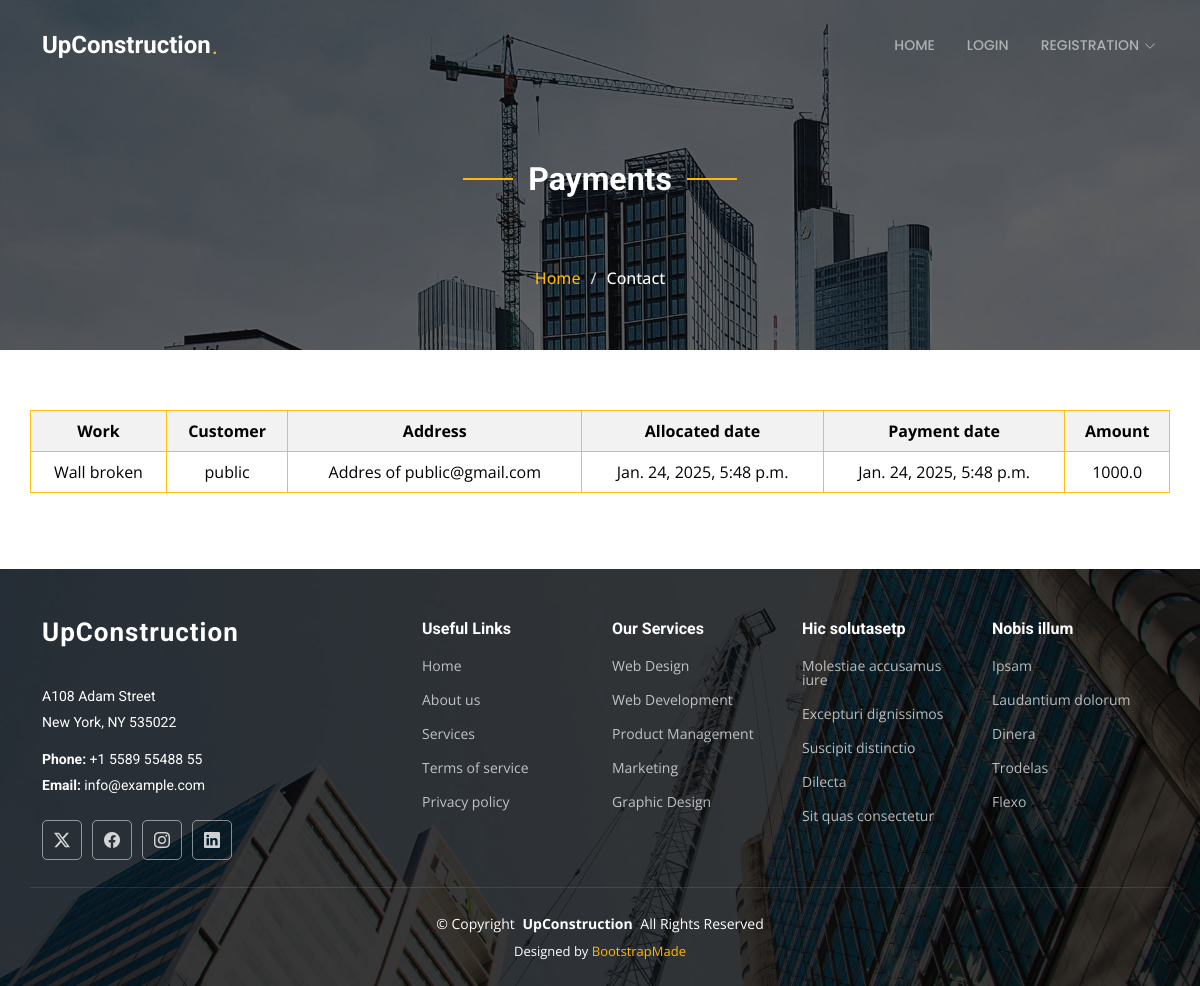
The app's page /worker_vw_payments (signed in) with its own data.
### buidingFaciliSysApp/models.py (models this page shows, shortened)
class payment_of_worker(models.Model):
    worker_allocation = models.ForeignKey(Worker_allocation, on_delete=models.CASCADE)
    payment_date = models.DateTimeField(auto_now=True)
    amount = models.FloatField()

class Worker_allocation(models.Model):
    worker = models.ForeignKey(Worker, on_delete=models.CASCADE)
    customer_request = models.ForeignKey(Customer_request, on_delete=models.CASCADE)
    allocation_date = models.DateTimeField(auto_now=True)
    allocation_status = models.BooleanField(default=False)
    work_status = models.BooleanField(default=False)
    payment_status = models.BooleanField(default=False)

class Customer_request(models.Model):
    user = models.ForeignKey(Customer, on_delete=models.CASCADE)
    contractor = models.ForeignKey(Contractor, on_delete=models.CASCADE)
    request = models.TextField()
    request_date = models.DateTimeField(auto_now=True)
    request_status = models.BooleanField(default=False)
    amount = models.FloatField(null=True)
    payment_status = models.BooleanField(default=False)

class Customer(models.Model):
    user = models.OneToOneField(CustomUser, on_delete=models.CASCADE, primary_key=True)
    name = models.CharField(max_length=100)
    email = models.EmailField(max_length=100)
    phone = models.CharField(max_length=15)
    address = models.TextField()
    city = models.CharField(max_length=50)
    state = models.CharField(max_length=50)
    zip = models.CharField(max_length=10)
    update_cou = models.IntegerField(default=0)
    last_update = models.DateTimeField(auto_now=True)
    password = models.CharField(max_length=100)

### buidingFaciliSysApp/views.py (the view)
# urls.py: path('worker_vw_payments', views.worker_vw_payments, name='worker_vw_payments'),
def worker_vw_payments(request):
    user_id = request.session.get('_auth_user_id')
    worker = Worker.objects.get(user=user_id)
    payments = payment_of_worker.objects.filter(worker_allocation__worker=worker)
    return render(request, 'worker_vw_payments.html', {'payments':payments})

### templates/worker_vw_payments.html
{% include 'header.html' %}
    <div class="page-title dark-background" style="background-image: url(../static/assets/img/page-title-bg.jpg);">
        <div class="container position-relative">
            <div class="section-title">
                <h2>Payments</h2>
            </div>
          <nav class="breadcrumbs">
            <ol>
              <li><a href="\admin_home">Home</a></li>
              <li class="current">Contact</li>
            </ol>
          </nav>
        </div>
      </div>
    <section id="blog-posts" class="blog-posts section">
        <div class="container">
          <div class="row gy-4">
            <table class="table table-striped table-hover table-bordered border-warning table-responsive text-center">
                <tr>
                    <th>Work</th>
                    <th>Customer</th>
                    <th>Address</th>
                    <th>Allocated date</th>
                    <th>Payment date</th>
                    <th>Amount</th>
                </tr>
                {% for payment in payments %}
                <tr>
                    <td>{{payment.worker_allocation.customer_request.request}}</td>
                    <td>{{payment.worker_allocation.customer_request.user.name}}</td>
                    <td>{{payment.worker_allocation.customer_request.user.address}}</td>
                    <td>{{payment.worker_allocation.allocation_date}}</td>
                    <td>{{payment.payment_date}}</td>
                    <td>{{payment.amount}}</td>
                </tr>
                {% endfor %}
            </table>
          </div>
        </div>
      </section>
{% include 'foot.html' %}

### static/assets/css/main.css (style rules this page uses)
:root { --default-font: "Open Sans", system-ui, -apple-system, "Segoe UI", Roboto, "Helvetica Neue", Arial, "Noto Sans", "Liberation Sans", sans-serif, "Apple Color Emoji", "Segoe UI Emoji", "Segoe UI Symbol", "Noto Color Emoji"; --heading-font: "Roboto", sans-serif; --nav-font: "Poppins", sans-serif; }
:root { --background-color: #ffffff; --default-color: #364d59; --heading-color: #52565e; --accent-color: #feb900; --surface-color: #ffffff; --contrast-color: #ffffff; }
:root { --nav-color: rgba(255, 255, 255, 0.55); --nav-hover-color: #ffffff; --nav-mobile-background-color: #ffffff; --nav-dropdown-background-color: #ffffff; --nav-dropdown-color: #212529; --nav-dropdown-hover-color: #feb900; }
.dark-background { --background-color: #060606; --default-color: #ffffff; --heading-color: #ffffff; --surface-color: #252525; --contrast-color: #ffffff; }
:root { scroll-behavior: smooth; }
body { color: var(--default-color); background-color: var(--background-color); font-family: var(--default-font); }
a { color: var(--accent-color); text-decoration: none; transition: 0.3s; }
h1, h2, h3, h4, h5, h6 { color: var(--heading-color); font-family: var(--heading-font); }
.page-title { color: var(--default-color); background-color: var(--background-color); background-size: cover; background-position: center; background-repeat: no-repeat; padding: 160px 0 60px 0; text-align: center; position: relative; }
.page-title:before { content: ""; background-color: color-mix(in srgb, var(--background-color), transparent 40%); position: absolute; inset: 0; }
.page-title .breadcrumbs ol { display: flex; flex-wrap: wrap; list-style: none; justify-content: center; padding: 0; margin: 0; font-size: 16px; font-weight: 500; }
.page-title .breadcrumbs ol li+li { padding-left: 10px; }
.page-title .breadcrumbs ol li+li::before { content: "/"; display: inline-block; padding-right: 10px; color: color-mix(in srgb, var(--default-color), transparent 20%); }
section, .section { color: var(--default-color); background-color: var(--background-color); padding: 60px 0; scroll-margin-top: 92px; overflow: clip; }
.section-title { text-align: center; padding-bottom: 60px; position: relative; }
.section-title h2 { font-size: 32px; font-weight: 700; position: relative; }
.section-title h2:before, .section-title h2:after { content: ""; width: 50px; height: 2px; background: var(--accent-color); display: inline-block; }
.section-title h2:before { margin: 0 15px 10px 0; }
.section-title h2:after { margin: 0 0 10px 15px; }

### records on screen
payment_of_worker: worker_allocation.customer_request.request "Wall broken", worker_allocation.customer_request.user.name "public", worker_allocation.customer_request.user.address "Addres of public@gmail.com", worker_allocation.allocation_date "Jan. 24, 2025, 5:48 p.m.", payment_date "Jan. 24, 2025, 5:48 p.m.", amount "1000.0"
